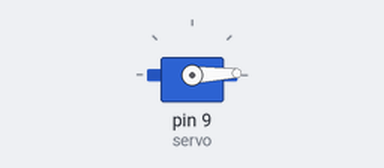
A sketch run on a simulated Arduino Uno, built with avr-gcc and run on an emulated ATmega328P. Shown: servo.

Above: at 0.05 s.
At 1.9 s:
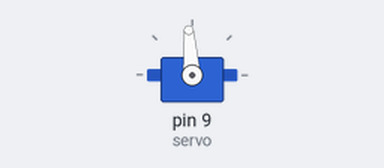
At 3.75 s:
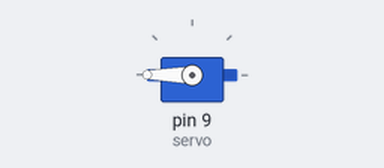
At 7.45 s:
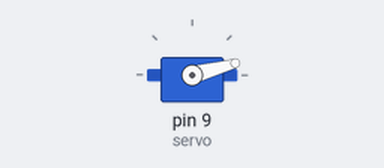
Timing chart, 0 to 10.7 s (numbered marks = the images above):
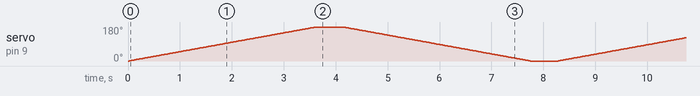

The sketch:

dai3_1_servo_sweep.ino
```cpp
// dai3_1_servo_sweep（第3回：サーボを 0° から 180° まで往復させる）
// ボード：Arduino UNO R4 WiFi（Bluetooth は使わない）
// 配線：サーボの信号の線 → D9
//       サーボの電源の線（＋）→ 5V
//       サーボのGNDの線（−）→ GND
// 使う場面：①ホーンを付ける前に、サーボが動くことを確かめる
//           ④90° に合わせてホーンを付けたあと、ホーンの往復を確かめる
//           （その間に使う「90° に止める」スケッチは dai3_1_servo_90）
// 配線を変えるときは、必ずUSBケーブルを外してから行います。
// 「//」から右は人が読むための説明（コメント）です。実行されません。

#include <Servo.h>

Servo servo;

void setup() {
  // サーボの信号線をD9につなぐ
  servo.attach(9);
}

void loop() {
  // 0°から180°まで、1°ずつ角度を増やす
  for (int angle = 0; angle <= 180; angle++) {
    servo.write(angle);
    delay(20);
  }

  // 180°で少し待つ
  delay(500);

  // 180°から0°まで、1°ずつ角度を減らす
  for (int angle = 180; angle >= 0; angle--) {
    servo.write(angle);
    delay(20);
  }

  // 0°で少し待つ
  delay(500);
}
```
